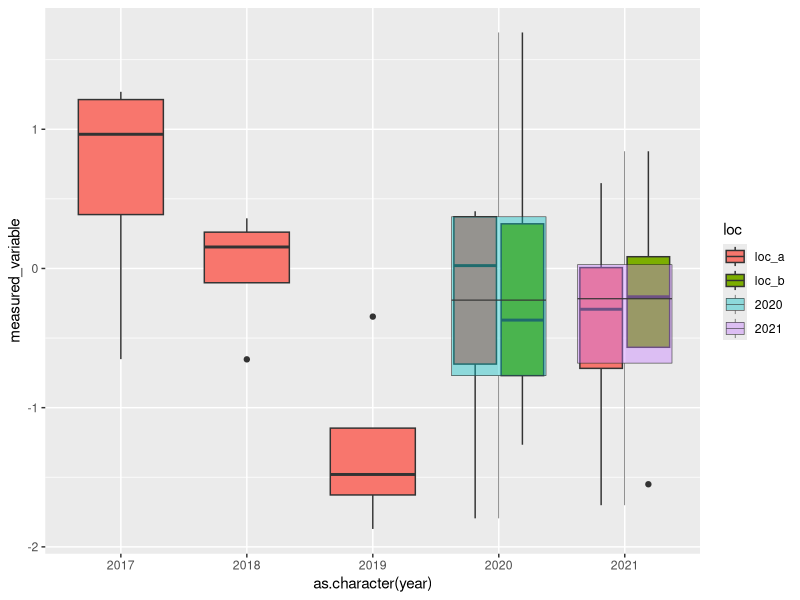

Reproduce this figure in R. (Note: this script raises an error after producing the figure.)
library(ggplot2)

locs <- c("loc_a", "loc_b")
years <- 2017:2021
my_data <- expand.grid(loc  = locs, year = years) # x = site, y = year
my_data <- my_data[my_data$loc=="loc_a"|my_data$loc=="loc_b"&my_data$year>2019,]
measured_variable <- rnorm(28)
my_data2 <- my_data[rep(seq_len(nrow(my_data)), each = 4), ] # site, year
my_data3 <- cbind(my_data2, measured_variable) # site, year, value

ggplot(my_data3, aes(x=as.character(year), y=measured_variable, fill=loc)) + 
  geom_boxplot() + 
  #subset of data so we're just getting a couple of boxplots, no overplotting previous plots
  geom_boxplot(data = my_data3[my_data3$year>2019,],aes(x=as.character(year), 
                                                        y=measured_variable, fill=as.character(year)), lwd = 0.2, alpha = 0.4)

#line width adjusted with lwd argument, transparency adjuted with alpha



Leah_data <- data.frame (Site  = c("Salina", "Salina", "Salina", "Salina", "Olathe", "Salina", "Olathe"),
                  Year = c("2018", "2019", "2020", "2021", "2021", "2022", "2022")
)
#OR
Site <- c("Salina", "Olathe")
Year <- 2018:2022
Leah_data <- expand.grid(Site  = Site, Year = Year) # x = site, y = year
Leah_data <- Leah_data[Leah_data$Site=="Salina"|Leah_data$Site=="Olathe"&Leah_data$Year>2020,]

Leah_data2 <- pheno_table[,c("Site","Year")]

Leah_data3 <- pheno_table[,c("Site","Year","Cycle","FHBDON")]

 ggplot(Leah_data3, aes(x=as.character(Year), y=FHBDON, color=Site, fill= Cycle)) + 
  geom_boxplot() +
  scale_color_manual(name = "Site", values = c("Salina" = "#882255", "Olathe" = "#DDCC77")) +
  scale_fill_manual(name = "Cycle", values = c("C07" = "#44AA99", "C10" = "#CC6677"))+
  geom_segment(aes(x = as.numeric(as.factor(Year)), xend = as.numeric(as.factor(Year)),
        y = red_line_values, yend = red_line_values),
    color = "red", size = 1
  )

 
d=data.frame(x=c(0.5,1,1.5,2,2,2.5,2.5), y=c(20,50,45,100,100,75,75), vx=c(1,1.5,2,2.5,2.5,3,3), vy=c(20,50,45,100,100,75,75)) # these would be mean annual wheat scores

red_line_values <- c(20, 50, 45, 100, 100, 75, 75)

g + geom_segment(aes(x = c(0,0.2,0.4,0.6,0.6,0.8,0.8), y = c(20,50,45,100,100,75,75), xend = c(0.2,0.4,0.6,0.8,0.8,1,1), yend = c(20,50,45,100,100,75,75), colour = "red"))



ggplot(Leah_data3, aes(x = as.character(Year), y = FHBDON, color = Site, fill = Cycle)) + 
  geom_boxplot() +
  scale_color_manual(name = "Site", values = c("Salina" = "#882255", "Olathe" = "#DDCC77")) +
  scale_fill_manual(name = "Cycle", values = c("C07" = "#44AA99", "C10" = "#CC6677")) +
  geom_segment(
    aes(x = as.numeric(as.factor(Year)), xend = as.numeric(as.factor(Year)),
        y = red_line_values, yend = red_line_values),
    color = "red", size = 1
  )





#+ 
  #subset of data so we're just getting a couple of boxplots, no overplotting previous plots
  geom_boxplot(data = Leah_data3[Leah_data3$Year>2020,],aes(x=as.character(Year), 
                                                        y=FHBDON, fill=as.character(Year)), lwd = 0.2, alpha = 0.4)+
  scale_color_manual(name = "Site", values = c("Salina" = "#882255", "Olathe" = "#DDCC77"))
  

Leah_data3

